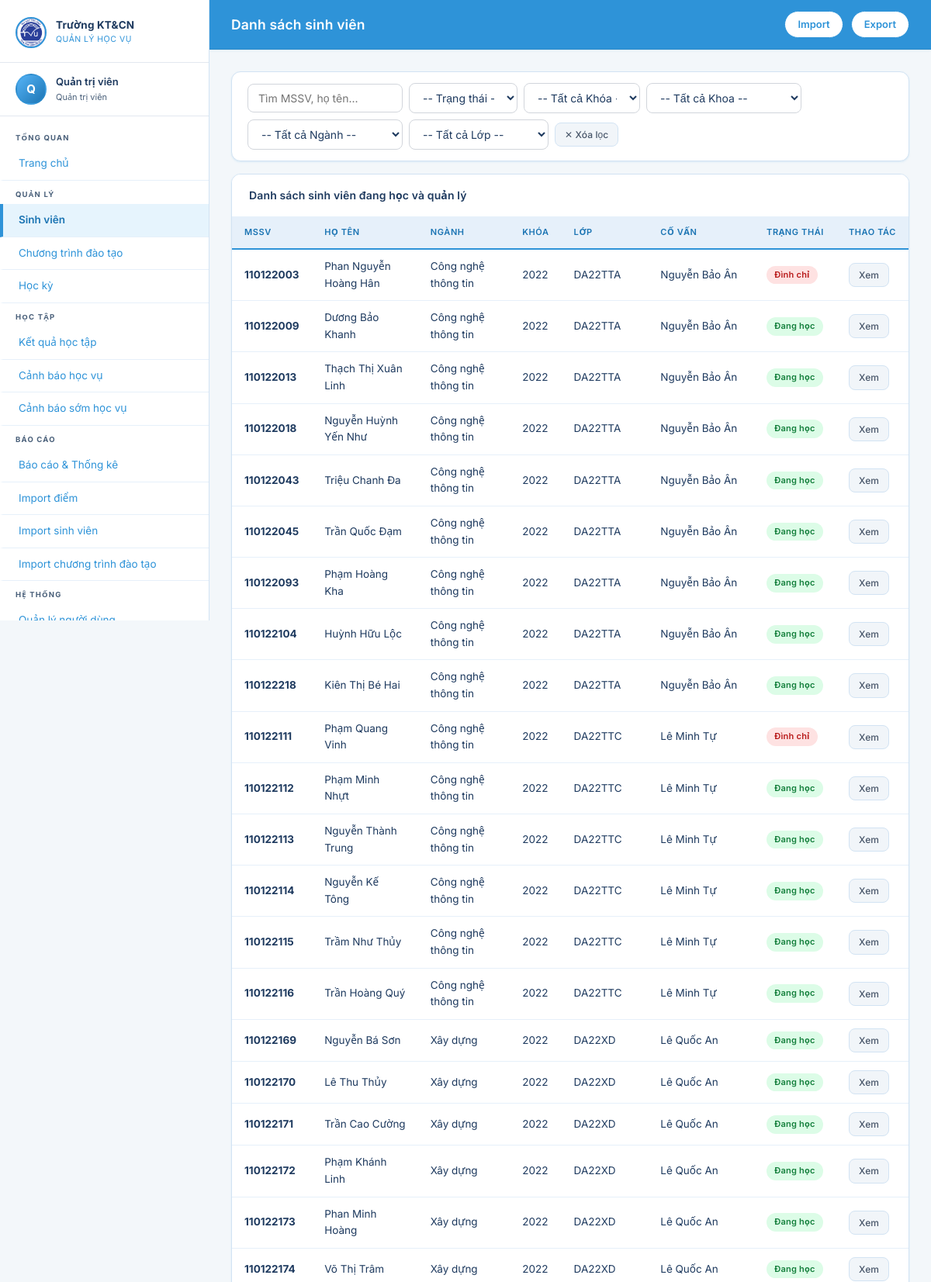
Page /students/ (signed in, upper part) on the committed database.
### accounts/models.py (models this page shows, shortened)
class CustomUser(AbstractUser):
    ROLE_CHOICES = [
        ('admin', 'Quản trị viên'),
        ('giaovu', 'Giáo vụ'),
        ('covan', 'Cố vấn học tập'),
        ('sinhvien', 'Sinh viên'),
    ]
    role = models.CharField(max_length=20, choices=ROLE_CHOICES, default='sinhvien', verbose_name='Vai trò')
    full_name = models.CharField(max_length=200, blank=True, verbose_name='Họ và tên')
    phone = models.CharField(max_length=15, blank=True, verbose_name='Số điện thoại')
    class Meta:
        db_table = 'customuser'
        verbose_name = 'Người dùng'
        verbose_name_plural = 'Người dùng'
    @property
    def is_admin(self):
        return self.role == 'admin'
    @property
    def is_giaovu(self):
        return self.role == 'giaovu'
    @property
    def is_covan(self):
        return self.role == 'covan'
    @property
    def is_sinhvien(self):
        return self.role == 'sinhvien'

### students/models.py (models this page shows, shortened)
class SinhVien(models.Model):
    TRANG_THAI_CHOICES = [
        ('dang_hoc', 'Đang học'),
        ('canh_bao', 'Cảnh báo học vụ'),
        ('dinh_chi', 'Đình chỉ'),
        ('tot_nghiep', 'Tốt nghiệp'),
        ('thoi_hoc', 'Thôi học'),
    ]
    user = models.OneToOneField(CustomUser, on_delete=models.SET_NULL, null=True, blank=True,
                                 related_name='sinh_vien', verbose_name='Tài khoản')
    mssv = models.CharField(max_length=20, unique=True, verbose_name='Mã số sinh viên')
    ho_ten = models.CharField(max_length=200, verbose_name='Họ và tên')
    ngay_sinh = models.DateField(null=True, blank=True, verbose_name='Ngày sinh')
    gioi_tinh = models.CharField(max_length=5, choices=[('Nam', 'Nam'), ('Nu', 'Nữ')], blank=True)
    email = models.EmailField(blank=True, verbose_name='Email')
    so_dien_thoai = models.CharField(max_length=15, blank=True, verbose_name='Số điện thoại')
    nganh = models.ForeignKey(Nganh, on_delete=models.SET_NULL, null=True, verbose_name='Ngành')
    khoa = models.CharField(max_length=10, verbose_name='Khóa học', help_text='VD: K2021')
    lop = models.ForeignKey('Lop', on_delete=models.SET_NULL, null=True, blank=True,
                             related_name='sinh_viens', verbose_name='Lớp')
    covan = models.ForeignKey(CustomUser, on_delete=models.SET_NULL, null=True, blank=True,
                               related_name='sinh_vien_phu_trach', verbose_name='Cố vấn học tập',
                               limit_choices_to={'role': 'covan'})
    trang_thai = models.CharField(max_length=20, choices=TRANG_THAI_CHOICES, default='dang_hoc',
                                   verbose_name='Trạng thái')
    ngay_nhap_hoc = models.DateField(null=True, blank=True, verbose_name='Ngày nhập học')
    class Meta:
        db_table = 'sinhvien'
        verbose_name = 'Sinh viên'
        verbose_name_plural = 'Sinh viên'
        ordering = ['mssv']
    @property
    def covan_hien_tai(self):
        if self.lop and self.lop.covan:
            return self.lop.covan
        return self.covan
    @property
    def ten_covan(self):
        cv = self.covan_hien_tai
        return cv.full_name if cv else '-'

class Nganh(models.Model):
    ma_nganh = models.CharField(max_length=20, unique=True, verbose_name='Mã ngành')
    ten_nganh = models.CharField(max_length=200, verbose_name='Tên ngành')
    khoa = models.CharField(max_length=200, default='Khoa Công nghệ thông tin', verbose_name='Khoa')
    class Meta:
        db_table = 'nganh'
        verbose_name = 'Ngành học'
        verbose_name_plural = 'Ngành học'

class Lop(models.Model):
    ten_lop = models.CharField(max_length=50, unique=True, verbose_name='Tên lớp')
    nganh = models.ForeignKey(Nganh, on_delete=models.SET_NULL, null=True, verbose_name='Ngành')
    khoa = models.CharField(max_length=10, verbose_name='Khóa học', help_text='VD: K2021')
    covan = models.OneToOneField(
        CustomUser, on_delete=models.SET_NULL, null=True, blank=True,
        related_name='lop_phu_trach', verbose_name='Cố vấn học tập',
        limit_choices_to={'role': 'covan'}
    )
    class Meta:
        db_table = 'lop'
        verbose_name = 'Lớp học'
        verbose_name_plural = 'Lớp học'
        ordering = ['ten_lop']

### students/views.py (the view, shortened to what this page needs)
# urls.py: path('', views.sinhvien_list, name='sinhvien_list'),
@login_required
def sinhvien_list(request):
    qs = SinhVien.objects.select_related('nganh', 'covan', 'lop').order_by('khoa', 'nganh__khoa', 'lop__ten_lop', 'mssv')
    q = request.GET.get('q', '')
    trang_thai = request.GET.get('trang_thai', '')
    khoa = request.GET.get('khoa', '')
    nganh_id = request.GET.get('nganh', '')
    lop_id = request.GET.get('lop', '')
    khoa_hoc = request.GET.get('khoa_hoc', '')
    if request.user.is_sinhvien:
        try:
            qs = qs.filter(user=request.user)
        except Exception:
            qs = qs.none()
    else:
        if request.user.is_covan:
            qs = qs.filter(lop__covan=request.user)
        if khoa_hoc:
            cohort_suffix = khoa_hoc[-2:]
            qs = qs.filter(lop__ten_lop__istartswith=f'DA{cohort_suffix}')
        if khoa:
            qs = qs.filter(nganh__khoa=khoa)
        if nganh_id:
            qs = qs.filter(nganh_id=nganh_id)
        if lop_id:
            qs = qs.filter(lop_id=lop_id)
    if trang_thai:
        qs = qs.filter(trang_thai=trang_thai)
    from .models import Lop
    import re
    nganhs = Nganh.objects.exclude(ma_nganh__iexact='None').exclude(ten_nganh__iexact='None')
    khoas = [k for k in Nganh.objects.exclude(khoa__isnull=True).exclude(khoa='').values_list('khoa', flat=True).distinct() if k.lower() != 'none']
    unique_years = set()
    for name in Lop.objects.values_list('ten_lop', flat=True):
        if name:
            m = re.search(r'\d{2}', name)
            if m:
                unique_years.add("20" + m.group())
    khoa_hocs = sorted(list(unique_years), reverse=True)
    lops = Lop.objects.exclude(ten_lop__iexact='None')
    if request.user.is_covan:
        lops = lops.filter(covan=request.user)
    if nganh_id:
        lops = lops.filter(nganh_id=nganh_id)
    if khoa_hoc:
        cohort_suffix = khoa_hoc[-2:]
        lops = lops.filter(ten_lop__istartswith=f'DA{cohort_suffix}')
    if khoa:
        nganhs = nganhs.filter(khoa=khoa)
        lops = lops.filter(nganh__khoa=khoa)
    return render(request, 'students/sinhvien_list.html', {
        'sinhviens': qs,
        'nganhs': nganhs,
        'khoas': khoas,
        'lops': lops,
        'khoa_hocs': khoa_hocs,
        'q': q,
        'trang_thai': trang_thai,
        'selected_khoa': khoa,
        'nganh_id': nganh_id,
        'selected_lop': lop_id,
        'selected_khoa_hoc': khoa_hoc,
    })

### templates/students/sinhvien_list.html (shortened to what this page needs)
{% extends 'base.html' %}
{% block page_title %}Danh sách sinh viên{% endblock %}
{% block topbar_actions %}
{% if request.user.is_giaovu or request.user.is_admin %}
<a href="{% url 'students:import_sinhvien' %}" class="btn-outline-tvu">Import</a>
{% endif %}
{% if not request.user.is_sinhvien %}
<a href="{% url 'students:export_sinhvien' %}" class="btn-outline-tvu">Export</a>
{% endif %}
{% endblock %}
{% block content %}
<div class="card mb-3">
    <div class="card-body" style="padding:14px 20px">
        <form method="get" class="d-flex gap-2 flex-wrap align-items-center" id="filter-form">
            <input type="text" name="q" value="{{ q }}" placeholder="Tìm MSSV, họ tên..." class="form-control" style="max-width:200px">
            <select name="trang_thai" class="form-select" style="max-width:140px">
                <option value="">-- Trạng thái --</option>
            </select>
            {% if not request.user.is_sinhvien %}
            <select name="khoa_hoc" class="form-select" style="max-width:150px">
                <option value="">-- Tất cả Khóa --</option>
            </select>
            {% endif %}
            {% if not request.user.is_sinhvien %}
            <select name="khoa" id="filter-khoa" class="form-select" style="max-width:200px">
                <option value="">-- Tất cả Khoa --</option>
            </select>
            <select name="nganh" id="filter-nganh" class="form-select" style="max-width:200px">
                <option value="">-- Tất cả Ngành --</option>
            </select>
            <select name="lop" id="filter-lop" class="form-select" style="max-width:180px">
                <option value="">-- Tất cả Lớp --</option>
            </select>
            {% endif %}
            <a href="{% url 'students:sinhvien_list' %}" class="btn btn-secondary btn-sm">✕ Xóa lọc</a>
        </form>
    </div>
</div>
<div id="table-container">
<div class="card">
    <div class="card-header">
        <span class="card-title">Danh sách sinh viên đang học và quản lý</span>
    </div>
    <div class="card-body" style="padding:0">
        <div class="table-responsive">
        <table class="data-table">
            <thead><tr>
                <th>MSSV</th><th>Họ tên</th><th>Ngành</th><th>Khóa</th><th>Lớp</th><th>Cố vấn</th><th>Trạng thái</th><th>Thao tác</th>
            </tr></thead>
            <tbody>
            {% for sv in sinhviens %}
            <tr>
                <td><strong>{{ sv.mssv }}</strong></td>
                <td>{{ sv.ho_ten }}</td>
                <td>{{ sv.nganh.ten_nganh|default:'-' }}</td>
                <td>{{ sv.khoa }}</td>
                <td>{{ sv.lop.ten_lop|default:'-' }}</td>
                <td>{{ sv.ten_covan }}</td>
                <td>
                    {% if sv.trang_thai == 'dang_hoc' %}<span class="badge badge-success">Đang học</span>
                    {% elif sv.trang_thai == 'canh_bao' %}<span class="badge badge-warning">Cảnh báo</span>
                    {% elif sv.trang_thai == 'dinh_chi' %}<span class="badge badge-danger">Đình chỉ</span>
                    {% elif sv.trang_thai == 'tot_nghiep' %}<span class="badge badge-info">Tốt nghiệp</span>
                    {% else %}<span class="badge badge-secondary">{{ sv.get_trang_thai_display }}</span>{% endif %}
                </td>
                <td>
                    <a href="{% url 'students:sinhvien_detail' sv.pk %}" class="btn btn-sm btn-secondary">Xem</a>
                </td>
            </tr>
            {% empty %}
            <tr><td colspan="8" style="text-align:center;color:#94a3b8;padding:32px">Không có sinh viên nào</td></tr>
            {% endfor %}
            </tbody>
        </table>
        </div>
    </div>
</div>
</div>
{% endblock %}

### templates/base.html (shortened to what this page needs)
<!DOCTYPE html>
<html lang="vi">
<head>
    <link rel="stylesheet" href="/static/css/main.css?v=1.0.5">
</head>
<body>
{% if user.is_authenticated %}
<aside class="sidebar" id="sidebar">
    <div class="sidebar-brand">
        <img src="/static/img/logo_tvu.png" alt="TVU Logo"
             style="width:40px;height:40px;border-radius:50%;object-fit:cover;flex-shrink:0">
        <div>
            <div class="brand-text">Trường KT&CN</div>
            <div class="brand-sub">Quản lý Học Vụ</div>
        </div>
    </div>
    <div class="sidebar-user">
        <div class="avatar">{{ user.full_name|first|upper|default:user.username|first|upper }}</div>
        <div class="user-info">
            <div class="user-name">{{ user.full_name|default:user.username }}</div>
            <div class="user-role">{{ user.get_role_display }}</div>
        </div>
    </div>
    <nav class="sidebar-nav">
        <div class="nav-section-title">Tổng quan</div>
        <a href="{% url 'dashboard:index' %}" class="{% if request.resolver_match.namespace == 'dashboard' and request.resolver_match.url_name == 'index' %}active{% endif %}">
            Trang chủ
        </a>
        {% if not user.is_sinhvien %}
        <div class="nav-section-title">Quản lý</div>
        <a href="{% url 'students:sinhvien_list' %}" class="{% if request.resolver_match.namespace == 'students' and 'sinhvien' in request.resolver_match.url_name %}active{% endif %}">
            Sinh viên
        </a>
        {% if user.is_giaovu or user.is_admin %}
        <a href="{% url 'students:monhoc_list' %}" class="{% if 'monhoc' in request.resolver_match.url_name %}active{% endif %}">
            Chương trình đào tạo
        </a>
        <a href="{% url 'students:hocky_list' %}" class="{% if 'hocky' in request.resolver_match.url_name %}active{% endif %}">
            Học kỳ
        </a>
        {% endif %}
        {% else %}
        <div class="nav-section-title">Thông tin</div>
        {% endif %}
        <div class="nav-section-title">Học tập</div>
        <a href="{% url 'results:ketqua_list' %}" class="{% if request.resolver_match.namespace == 'results' %}active{% endif %}">
            Kết quả học tập
        </a>
        <a href="{% url 'academic_warnings:canhbao_list' %}" class="{% if request.resolver_match.namespace == 'academic_warnings' and request.resolver_match.url_name == 'canhbao_list' %}active{% endif %}">
            Cảnh báo học vụ
        </a>
        <a href="{% url 'academic_warnings:canhbao_som_list' %}" class="{% if request.resolver_match.namespace == 'academic_warnings' and 'canhbao_som' in request.resolver_match.url_name %}active{% endif %}">
            Cảnh báo sớm học vụ
        </a>
        {% if not user.is_sinhvien %}
        <div class="nav-section-title">Báo cáo</div>
        <a href="{% url 'dashboard:bao_cao' %}" class="{% if request.resolver_match.url_name == 'bao_cao' %}active{% endif %}">
            Báo cáo & Thống kê
        </a>
        {% if user.is_giaovu or user.is_admin %}
        <a href="{% url 'results:import_diem' %}">
            Import điểm
        </a>
        <a href="{% url 'students:import_sinhvien' %}">
            Import sinh viên
        </a>
        <a href="{% url 'students:import_monhoc' %}">
            Import chương trình đào tạo
        </a>
        {% endif %}
        {% endif %}
        {% if user.is_admin %}
        <div class="nav-section-title">Hệ thống</div>
        <a href="{% url 'accounts:user_list' %}">
            Quản lý người dùng
        </a>
        {% endif %}
    </nav>
</aside>
<div class="main-wrapper">
    <header class="topbar">
        <div class="topbar-title">{% block page_title %}Dashboard{% endblock %}</div>
        <div class="topbar-actions">
            {% block topbar_actions %}{% endblock %}
        </div>
    </header>
    <main class="page-content">
        {% block content %}{% endblock %}
    </main>
</div>
{% else %}
{% block auth_content %}{% endblock %}
{% endif %}
</body>
</html>

### rows in the picture
CustomUser: full_name|first "Q", full_name "Quản trị viên", role "Quản trị viên"
SinhVien: mssv "110122003", ho_ten "Phan Nguyễn Hoàng Hân", nganh.ten_nganh "Công nghệ thông tin", khoa "2022", lop.ten_lop "DA22TTA", ten_covan "Nguyễn Bảo Ân", trang_thai "Đình chỉ"
SinhVien: mssv "110122009", ho_ten "Dương Bảo Khanh", nganh.ten_nganh "Công nghệ thông tin", khoa "2022", lop.ten_lop "DA22TTA", ten_covan "Nguyễn Bảo Ân", trang_thai "Đang học"
SinhVien: mssv "110122013", ho_ten "Thạch Thị Xuân Linh", nganh.ten_nganh "Công nghệ thông tin", khoa "2022", lop.ten_lop "DA22TTA", ten_covan "Nguyễn Bảo Ân", trang_thai "Đang học"
SinhVien: mssv "110122018", ho_ten "Nguyễn Huỳnh Yến Như", nganh.ten_nganh "Công nghệ thông tin", khoa "2022", lop.ten_lop "DA22TTA", ten_covan "Nguyễn Bảo Ân", trang_thai "Đang học"
SinhVien: mssv "110122043", ho_ten "Triệu Chanh Đa", nganh.ten_nganh "Công nghệ thông tin", khoa "2022", lop.ten_lop "DA22TTA", ten_covan "Nguyễn Bảo Ân", trang_thai "Đang học"
SinhVien: mssv "110122045", ho_ten "Trần Quốc Đạm", nganh.ten_nganh "Công nghệ thông tin", khoa "2022", lop.ten_lop "DA22TTA", ten_covan "Nguyễn Bảo Ân", trang_thai "Đang học"
SinhVien: mssv "110122093", ho_ten "Phạm Hoàng Kha", nganh.ten_nganh "Công nghệ thông tin", khoa "2022", lop.ten_lop "DA22TTA", ten_covan "Nguyễn Bảo Ân", trang_thai "Đang học"
SinhVien: mssv "110122104", ho_ten "Huỳnh Hữu Lộc", nganh.ten_nganh "Công nghệ thông tin", khoa "2022", lop.ten_lop "DA22TTA", ten_covan "Nguyễn Bảo Ân", trang_thai "Đang học"
SinhVien: mssv "110122218", ho_ten "Kiên Thị Bé Hai", nganh.ten_nganh "Công nghệ thông tin", khoa "2022", lop.ten_lop "DA22TTA", ten_covan "Nguyễn Bảo Ân", trang_thai "Đang học"
SinhVien: mssv "110122111", ho_ten "Phạm Quang Vinh", nganh.ten_nganh "Công nghệ thông tin", khoa "2022", lop.ten_lop "DA22TTC", ten_covan "Lê Minh Tự", trang_thai "Đình chỉ"
SinhVien: mssv "110122112", ho_ten "Phạm Minh Nhựt", nganh.ten_nganh "Công nghệ thông tin", khoa "2022", lop.ten_lop "DA22TTC", ten_covan "Lê Minh Tự", trang_thai "Đang học"
SinhVien: mssv "110122113", ho_ten "Nguyễn Thành Trung", nganh.ten_nganh "Công nghệ thông tin", khoa "2022", lop.ten_lop "DA22TTC", ten_covan "Lê Minh Tự", trang_thai "Đang học"
SinhVien: mssv "110122114", ho_ten "Nguyễn Kế Tông", nganh.ten_nganh "Công nghệ thông tin", khoa "2022", lop.ten_lop "DA22TTC", ten_covan "Lê Minh Tự", trang_thai "Đang học"
SinhVien: mssv "110122115", ho_ten "Trầm Như Thủy", nganh.ten_nganh "Công nghệ thông tin", khoa "2022", lop.ten_lop "DA22TTC", ten_covan "Lê Minh Tự", trang_thai "Đang học"
SinhVien: mssv "110122116", ho_ten "Trần Hoàng Quý", nganh.ten_nganh "Công nghệ thông tin", khoa "2022", lop.ten_lop "DA22TTC", ten_covan "Lê Minh Tự", trang_thai "Đang học"
SinhVien: mssv "110122169", ho_ten "Nguyễn Bá Sơn", nganh.ten_nganh "Xây dựng", khoa "2022", lop.ten_lop "DA22XD", ten_covan "Lê Quốc An", trang_thai "Đang học"
SinhVien: mssv "110122170", ho_ten "Lê Thu Thủy", nganh.ten_nganh "Xây dựng", khoa "2022", lop.ten_lop "DA22XD", ten_covan "Lê Quốc An", trang_thai "Đang học"
SinhVien: mssv "110122171", ho_ten "Trần Cao Cường", nganh.ten_nganh "Xây dựng", khoa "2022", lop.ten_lop "DA22XD", ten_covan "Lê Quốc An", trang_thai "Đang học"
SinhVien: mssv "110122172", ho_ten "Phạm Khánh Linh", nganh.ten_nganh "Xây dựng", khoa "2022", lop.ten_lop "DA22XD", ten_covan "Lê Quốc An", trang_thai "Đang học"
SinhVien: mssv "110122173", ho_ten "Phan Minh Hoàng", nganh.ten_nganh "Xây dựng", khoa "2022", lop.ten_lop "DA22XD", ten_covan "Lê Quốc An", trang_thai "Đang học"
SinhVien: mssv "110122174", ho_ten "Võ Thị Trâm", nganh.ten_nganh "Xây dựng", khoa "2022", lop.ten_lop "DA22XD", ten_covan "Lê Quốc An", trang_thai "Đang học"
